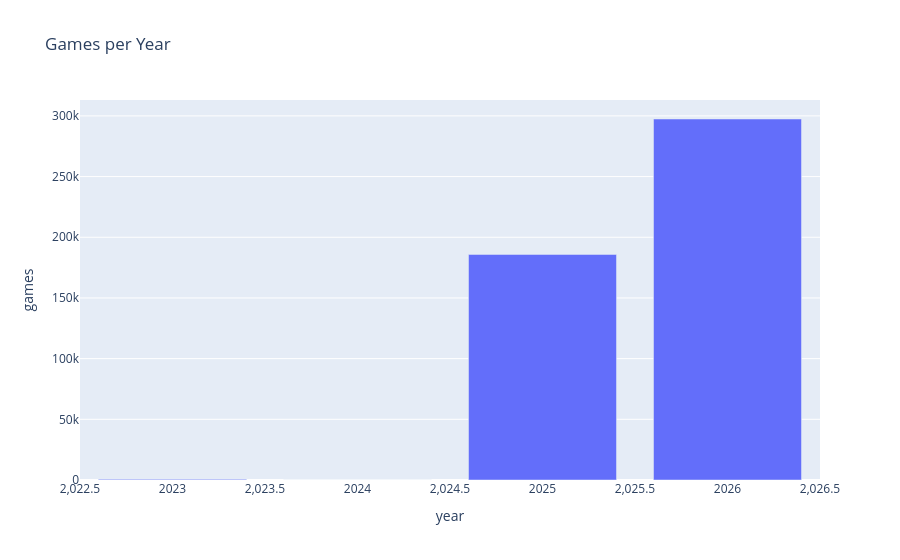

The notebook cell this image was saved under:
### Code cell
fig = px.bar(
    games_per_year,
    x="year",
    y="games",
    title="Games per Year"
)

fig.show()

### Figure 1 — Plotly figure (JSON) as saved in the notebook; plotly's stock layout.template omitted (floating-point values rounded to 4 significant figures)
{"data": [{"hovertemplate": "year=%{x}<br>games=%{y}<extra></extra>", "legendgroup": "", "marker": {"color": "#636efa", "pattern": {"shape": ""}}, "name": "", "orientation": "v", "showlegend": false, "textposition": "auto", "type": "bar", "x": [2023.0, 2024.0, 2025.0, 2026.0], "xaxis": "x", "y": [539, 102, 185854, 297447], "yaxis": "y"}], "layout": {"barmode": "relative", "legend": {"tracegroupgap": 0}, "title": {"text": "Games per Year"}, "xaxis": {"anchor": "y", "domain": [0, 1], "title": {"text": "year"}}, "yaxis": {"anchor": "x", "domain": [0, 1], "title": {"text": "games"}}}}
